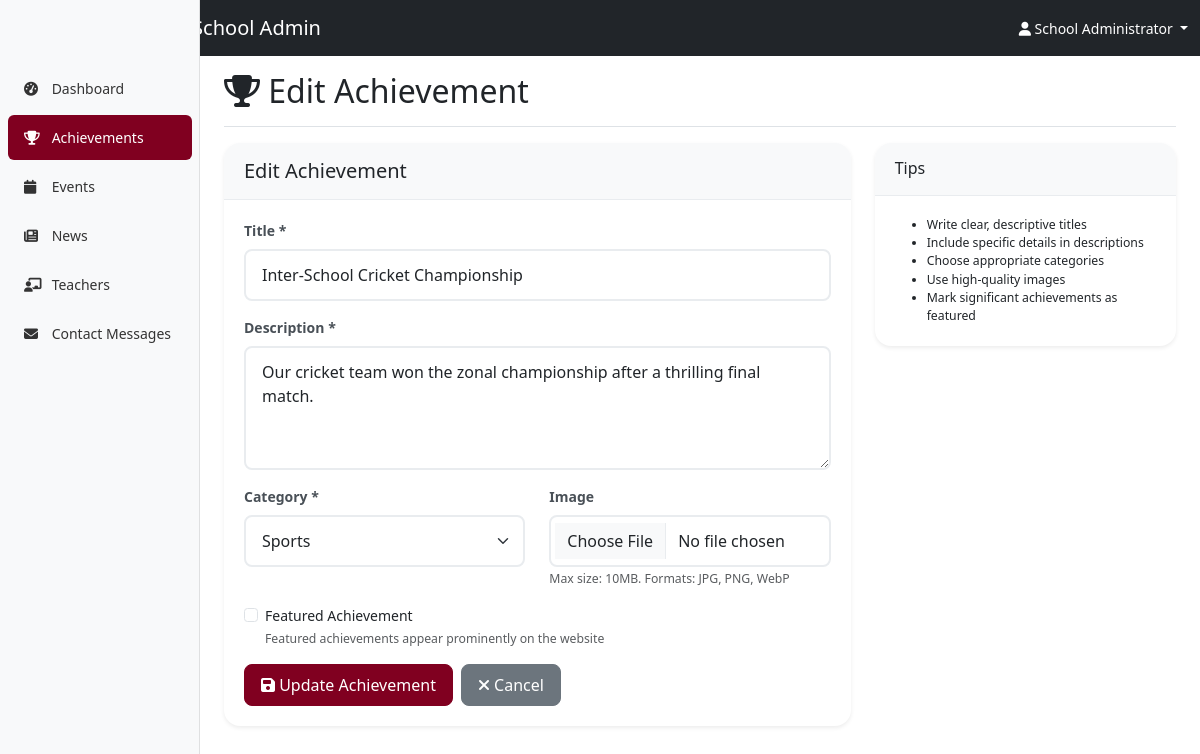
The page /admin/achievements.php?action=edit&id=2 (signed in) on the database its author committed.
### tables this page shows
CREATE TABLE `achievements` (
  `id` int(11) NOT NULL AUTO_INCREMENT,
  `title` varchar(255) NOT NULL,
  `description` text NOT NULL,
  `image_url` varchar(500) DEFAULT NULL,
  `category` enum('Academic','Sports','Cultural','Environmental','Technology','Community Service','Arts','Science') DEFAULT 'Academic',
  `is_featured` tinyint(1) DEFAULT 0,
  `created_at` timestamp NOT NULL DEFAULT CURRENT_TIMESTAMP,
  `updated_at` timestamp NOT NULL DEFAULT CURRENT_TIMESTAMP ON UPDATE CURRENT_TIMESTAMP,
  PRIMARY KEY (`id`),
  KEY `idx_category` (`category`),
  KEY `idx_featured` (`is_featured`),
  KEY `idx_created_at` (`created_at`)
);

### admin/database.php (called while the page is built, shortened)
<?php
class Database {
    private $pdo;
    public function __construct() {
        try {
            $dsn = "mysql:host=" . DB_HOST . ";dbname=" . DB_NAME;
            $options = [
                PDO::ATTR_ERRMODE => PDO::ERRMODE_EXCEPTION,
                PDO::ATTR_DEFAULT_FETCH_MODE => PDO::FETCH_ASSOC,
                PDO::ATTR_EMULATE_PREPARES => false
            ];
            $this->pdo = new PDO($dsn, DB_USER, DB_PASS, $options);
        } catch (PDOException $e) {
            throw new Exception('Database connection failed: ' . $e->getMessage());
        }
    }
    public function getAchievementById($id) {
        $sql = "SELECT * FROM achievements WHERE id = ?";
        $stmt = $this->pdo->prepare($sql);
        $stmt->execute([$id]);
        return $stmt->fetch();
    }
}
?>

### admin/achievements.php (the view, shortened to what this page needs)
<?php
require_once 'database.php';
$db = new Database();
$action = $_GET['action'] ?? 'list';
$id = $_GET['id'] ?? null;
$achievement = null;
if ($action === 'edit' && $id) {
    $achievement = $db->getAchievementById($id);
}
$achievements = [];
?>
<!DOCTYPE html>
<html lang="en">
<head>
    <link href="https://cdn.jsdelivr.net/npm/bootstrap@5.3.2/dist/css/bootstrap.min.css" rel="stylesheet">
    <link rel="stylesheet" href="https://cdnjs.cloudflare.com/ajax/libs/font-awesome/6.4.0/css/all.min.css">
    <link rel="stylesheet" href="assets/admin.css">
</head>
<body>
    <?php include 'includes/header.php'; ?>
    <div class="container-fluid">
        <div class="row">
            <?php include 'includes/sidebar.php'; ?>
            <main class="col-md-9 ms-sm-auto col-lg-10 px-md-4">
                <div class="d-flex justify-content-between flex-wrap flex-md-nowrap align-items-center pt-3 pb-2 mb-3 border-bottom">
                    <h1 class="h2">
                        <i class="fas fa-trophy"></i>
                        <?= $action === 'add' ? 'Add Achievement' : ($action === 'edit' ? 'Edit Achievement' : 'Manage Achievements') ?>
                    </h1>
                </div>
                <?php if ($action === 'list'): ?>
                    <div class="card">
                        <div class="card-header">
                            <h5 class="mb-0">All Achievements (<?= count($achievements) ?>)</h5>
                        </div>
                        <div class="card-body">
                            <?php if (empty($achievements)): ?>
                                <div class="text-center py-4">
                                    <i class="fas fa-trophy fa-3x text-muted mb-3"></i>
                                    <p class="text-muted">No achievements found. <a href="?action=add">Add the first one!</a></p>
                                </div>
                            <?php else: ?>
                                <div class="table-responsive">
                                    <table class="table table-hover">
                                        <thead>
                                            <tr>
                                                <th>Image</th>
                                                <th>Title</th>
                                                <th>Category</th>
                                                <th>Featured</th>
                                                <th>Date</th>
                                                <th>Actions</th>
                                            </tr>
                                        </thead>
                                        <tbody>
                                            <?php foreach ($achievements as $item): ?>
                                                <tr>
                                                    <td>
                                                        <?php if ($item['image_url']): ?>
                                                            <img src="../<?= htmlspecialchars($item['image_url']) ?>"
                                                                 alt="Achievement" class="img-preview">
                                                        <?php else: ?>
                                                            <div class="bg-light rounded d-flex align-items-center justify-content-center"
                                                                 style="width: 60px; height: 60px;">
                                                                <i class="fas fa-image text-muted"></i>
                                                            </div>
                                                        <?php endif; ?>
                                                    </td>
                                                    <td>
                                                        <strong><?= htmlspecialchars($item['title']) ?></strong>
                                                        <br>
                                                        <small class="text-muted">
                                                            <?= htmlspecialchars(substr($item['description'], 0, 80)) ?>...
                                                        </small>
                                                    </td>
                                                    <td>
                                                        <span class="badge bg-secondary"><?= $item['category'] ?></span>
                                                    </td>
                                                    <td>
                                                        <?php if ($item['is_featured']): ?>
                                                            <i class="fas fa-star featured-indicator" title="Featured"></i>
                                                        <?php else: ?>
                                                            <i class="far fa-star text-muted" title="Not Featured"></i>
                                                        <?php endif; ?>
                                                    </td>
                                                    <td><?= formatDate($item['created_at']) ?></td>
                                                    <td>
                                                        <div class="btn-group btn-group-sm">
                                                            <a href="?action=edit&id=<?= $item['id'] ?>"
                                                               class="btn btn-outline-primary">
                                                                <i class="fas fa-edit"></i>
                                                            </a>
                                                            <a href="?action=delete&id=<?= $item['id'] ?>"
                                                               class="btn btn-outline-danger"
                                                               onclick="return confirm('Are you sure you want to delete this achievement?')">
                                                                <i class="fas fa-trash"></i>
                                                            </a>
                                                        </div>
                                                    </td>
                                                </tr>
                                            <?php endforeach; ?>
                                        </tbody>
                                    </table>
                                </div>
                            <?php endif; ?>
                        </div>
                    </div>
                <?php elseif ($action === 'add' || $action === 'edit'): ?>
                    <div class="row">
                        <div class="col-md-8">
                            <div class="card">
                                <div class="card-header">
                                    <h5 class="mb-0"><?= $action === 'add' ? 'Add New Achievement' : 'Edit Achievement' ?></h5>
                                </div>
                                <div class="card-body">
                                    <form method="POST" enctype="multipart/form-data">
                                        <div class="mb-3">
                                            <label for="title" class="form-label">Title *</label>
                                            <input type="text" class="form-control" id="title" name="title"
                                                   value="<?= htmlspecialchars($achievement['title'] ?? '') ?>" required>
                                        </div>
                                        <div class="mb-3">
                                            <label for="description" class="form-label">Description *</label>
                                            <textarea class="form-control" id="description" name="description"
                                                      rows="4" required><?= htmlspecialchars($achievement['description'] ?? '') ?></textarea>
                                        </div>
                                        <div class="row">
                                            <div class="col-md-6">
                                                <div class="mb-3">
                                                    <label for="category" class="form-label">Category *</label>
                                                    <select class="form-select" id="category" name="category" required>
                                                        <?php
                                                        $categories = ['Academic', 'Sports', 'Cultural', 'Environmental', 'Technology', 'Community Service', 'Arts', 'Science'];
                                                        foreach ($categories as $cat):
                                                        ?>
                                                            <option value="<?= $cat ?>"
                                                                    <?= ($achievement['category'] ?? '') === $cat ? 'selected' : '' ?>>
                                                                <?= $cat ?>
                                                            </option>
                                                        <?php endforeach; ?>
                                                    </select>
                                                </div>
                                            </div>
                                            <div class="col-md-6">
                                                <div class="mb-3">
                                                    <label for="image" class="form-label">Image</label>
                                                    <input type="file" class="form-control" id="image" name="image"
                                                           accept="image/*">
                                                    <small class="form-text text-muted">Max size: 10MB. Formats: JPG, PNG, WebP</small>
                                                </div>
                                            </div>
                                        </div>
                                        <div class="mb-3">
                                            <div class="form-check">
                                                <input class="form-check-input" type="checkbox" id="is_featured" name="is_featured"
                                                       <?= ($achievement['is_featured'] ?? false) ? 'checked' : '' ?>>
                                                <label class="form-check-label" for="is_featured">
                                                    Featured Achievement
                                                </label>
                                                <small class="form-text text-muted d-block">Featured achievements appear prominently on the website</small>
                                            </div>
                                        </div>
                                        <div class="d-flex gap-2">
                                            <button type="submit" class="btn btn-primary">
                                                <i class="fas fa-save"></i>
                                                <?= $action === 'add' ? 'Create Achievement' : 'Update Achievement' ?>
                                            </button>
                                            <a href="achievements.php" class="btn btn-secondary">
                                                <i class="fas fa-times"></i> Cancel
                                            </a>
                                        </div>
                                    </form>
                                </div>
                            </div>
                        </div>
                        <div class="col-md-4">
                            <div class="card">
                                <div class="card-header">
                                    <h6 class="mb-0">Tips</h6>
                                </div>
                                <div class="card-body">
                                    <ul class="small mb-0">
                                        <li>Write clear, descriptive titles</li>
                                        <li>Include specific details in descriptions</li>
                                        <li>Choose appropriate categories</li>
                                        <li>Use high-quality images</li>
                                        <li>Mark significant achievements as featured</li>
                                    </ul>
                                </div>
                            </div>
                        </div>
                    </div>
                <?php endif; ?>
            </main>
        </div>
    </div>
</body>
</html>

### admin/assets/admin.css (style rules this page uses)
body { font-size: 0.875rem; }
.form-control, .form-select { border-radius: 0.5rem; border: 2px solid #e9ecef; padding: 0.75rem 1rem; }
.form-label { font-weight: 600; margin-bottom: 0.5rem; color: #495057; }
.card { border: none; border-radius: 1rem; box-shadow: 0 0.125rem 0.25rem rgba(0, 0, 0, 0.075); margin-bottom: 1.5rem; }
.card-header { background-color: #f8f9fa; border-bottom: 1px solid #e9ecef; padding: 1rem 1.25rem; border-radius: 1rem 1rem 0 0 !important; }
.card-body { padding: 1.25rem; }
.btn { border-radius: 0.5rem; font-weight: 500; padding: 0.5rem 1rem; }
.btn-primary { background-color: #800020; border-color: #800020; }

### rows shown on the page
achievements: title "Inter-School Cricket Championship", description "Our cricket team won the zonal championship after a thrilling final match.", category "Sports"

### other values the page prints
$_SESSION['admin_name'] "School Administrator"
